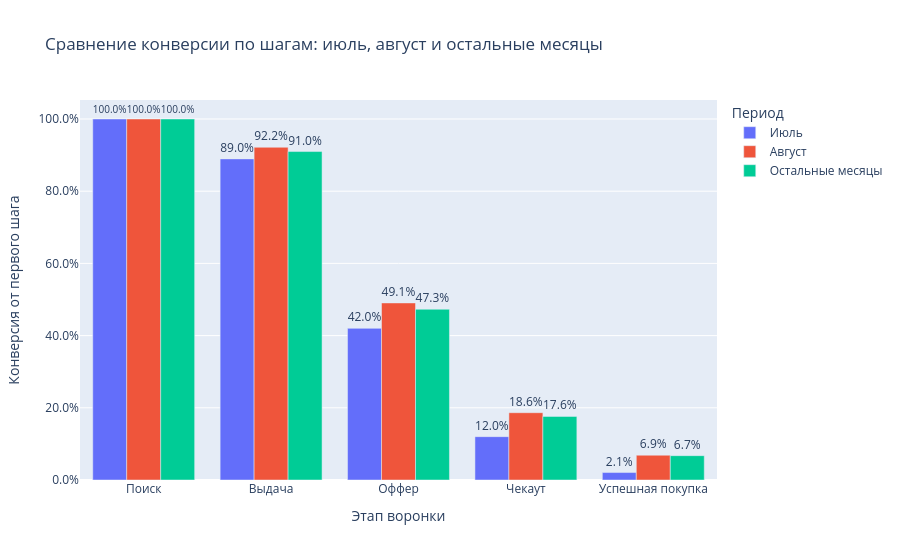

The cell this chart's notebook holds for it:
### Markdown cell above
Анализ динамики покупок и конверсии по месяцам показал, что в большинстве месяцев метрики оставались относительно стабильными. Однако в июле наблюдается резкое снижение как количества покупок, так и конверсии в покупку: число покупок сократилось до 82, а конверсия — до 2.0%. Поскольку одновременно снизились и абсолютный объем покупок, и эффективность перевода сессий в покупку, июль можно считать аномальным месяцем.

### Code cell
def build_funnel(data, label):
    result = pd.DataFrame({
        'stage': stage_order,
        'sessions': [
            data.loc[data['screen_nm'] == 'Поиск', 'session_id'].nunique(),
            data.loc[data['screen_nm'] == 'Выдача', 'session_id'].nunique(),
            data.loc[data['screen_nm'] == 'Оффер', 'session_id'].nunique(),
            data.loc[data['screen_nm'] == 'Чекаут', 'session_id'].nunique(),
            data.loc[data['session_purchase_status'] == 'Успешные', 'session_id'].nunique()
        ]
    })
    result['group'] = label
    result['cr_from_start'] = result['sessions'] / result['sessions'].iloc[0]
    result['cr_from_prev'] = result['sessions'] / result['sessions'].shift(1)
    result.loc[0, 'cr_from_prev'] = 1
    return result

july = build_funnel(df[df['month'] == pd.Timestamp('2025-07-01')], 'Июль')
august = build_funnel(df[df['month'] == pd.Timestamp('2025-08-01')], 'Август')
other = build_funnel(
    df[~df['month'].isin([pd.Timestamp('2025-07-01'), pd.Timestamp('2025-08-01')])],
    'Остальные месяцы'
)

funnel_compare = pd.concat([july, august, other], ignore_index=True)

fig = px.bar(
    funnel_compare,
    x='stage',
    y='cr_from_start',
    color='group',
    barmode='group',
    title='Сравнение конверсии по шагам: июль, август и остальные месяцы',
    labels={
        'stage': 'Этап воронки',
        'cr_from_start': 'Конверсия от первого шага',
        'group': 'Период'
    },
    text='cr_from_start'
)

fig.update_yaxes(tickformat='.1%')
fig.update_traces(texttemplate='%{text:.1%}', textposition='outside')
fig.show()

### Figure 1 — Plotly figure (JSON) as saved in the notebook; plotly's stock layout.template omitted (floating-point values rounded to 4 significant figures)
{"data": [{"alignmentgroup": "True", "hovertemplate": "Период=Июль<br>Этап воронки=%{x}<br>Конверсия от первого шага=%{text}<extra></extra>", "legendgroup": "Июль", "marker": {"color": "#636efa", "pattern": {"shape": ""}}, "name": "Июль", "offsetgroup": "Июль", "orientation": "v", "showlegend": true, "text": [1.0, 0.8895, 0.4201, 0.1201, 0.02064], "textposition": "outside", "x": ["Поиск", "Выдача", "Оффер", "Чекаут", "Успешная покупка"], "xaxis": "x", "y": [1.0, 0.8895, 0.4201, 0.1201, 0.02064], "yaxis": "y", "type": "bar", "texttemplate": "%{text:.1%}"}, {"alignmentgroup": "True", "hovertemplate": "Период=Август<br>Этап воронки=%{x}<br>Конверсия от первого шага=%{text}<extra></extra>", "legendgroup": "Август", "marker": {"color": "#EF553B", "pattern": {"shape": ""}}, "name": "Август", "offsetgroup": "Август", "orientation": "v", "showlegend": true, "text": [1.0, 0.9217, 0.4905, 0.1864, 0.0687], "textposition": "outside", "x": ["Поиск", "Выдача", "Оффер", "Чекаут", "Успешная покупка"], "xaxis": "x", "y": [1.0, 0.9217, 0.4905, 0.1864, 0.0687], "yaxis": "y", "type": "bar", "texttemplate": "%{text:.1%}"}, {"alignmentgroup": "True", "hovertemplate": "Период=Остальные месяцы<br>Этап воронки=%{x}<br>Конверсия от первого шага=%{text}<extra></extra>", "legendgroup": "Остальные месяцы", "marker": {"color": "#00cc96", "pattern": {"shape": ""}}, "name": "Остальные месяцы", "offsetgroup": "Остальные месяцы", "orientation": "v", "showlegend": true, "text": [1.0, 0.9098, 0.4729, 0.1762, 0.0674], "textposition": "outside", "x": ["Поиск", "Выдача", "Оффер", "Чекаут", "Успешная покупка"], "xaxis": "x", "y": [1.0, 0.9098, 0.4729, 0.1762, 0.0674], "yaxis": "y", "type": "bar", "texttemplate": "%{text:.1%}"}], "layout": {"xaxis": {"anchor": "y", "domain": [0.0, 1.0], "title": {"text": "Этап воронки"}}, "yaxis": {"anchor": "x", "domain": [0.0, 1.0], "title": {"text": "Конверсия от первого шага"}, "tickformat": ".1%"}, "legend": {"title": {"text": "Период"}, "tracegroupgap": 0}, "title": {"text": "Сравнение конверсии по шагам: июль, август и остальные месяцы"}, "barmode": "group"}}
